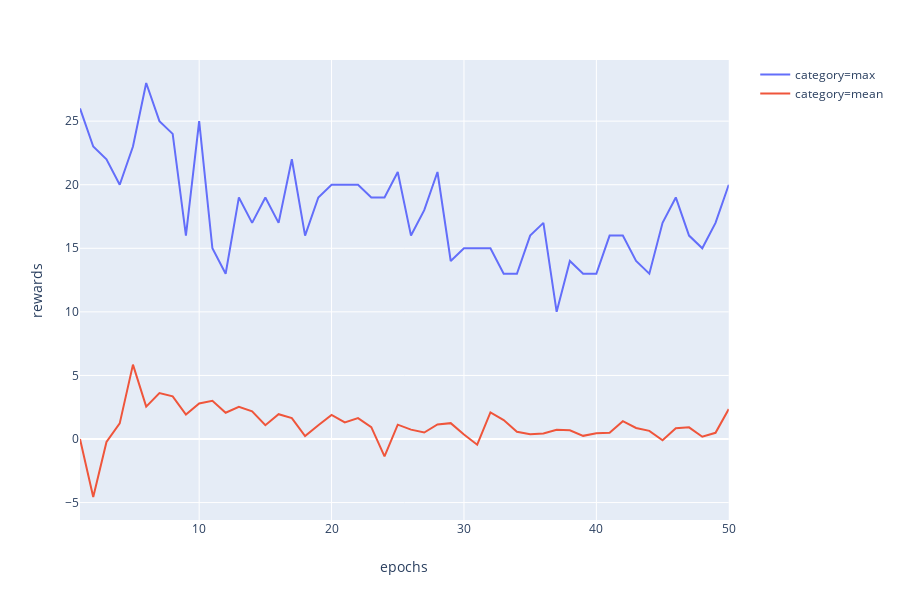

Source (notebook cell):
### Code cell
plot_rewards(experiment_name)

### Figure 1 — Plotly figure (JSON) as saved in the notebook; plotly's stock layout.template omitted (floating-point values rounded to 4 significant figures)
{"data": [{"hoverlabel": {"namelength": 0}, "hovertemplate": "category=max<br>epochs=%{x}<br>rewards=%{y}", "legendgroup": "category=max", "line": {"color": "#636efa", "dash": "solid"}, "mode": "lines", "name": "category=max", "showlegend": true, "type": "scatter", "x": [1, 2, 3, 4, 5, 6, 7, 8, 9, 10, 11, 12, 13, 14, 15, 16, 17, 18, 19, 20, 21, 22, 23, 24, 25, 26, 27, 28, 29, 30, 31, 32, 33, 34, 35, 36, 37, 38, 39, 40, 41, 42, 43, 44, 45, 46, 47, 48, 49, 50], "xaxis": "x", "y": [26, 23, 22, 20, 23, 28, 25, 24, 16, 25, 15, 13, 19, 17, 19, 17, 22, 16, 19, 20, 20, 20, 19, 19, 21, 16, 18, 21, 14, 15, 15, 15, 13, 13, 16, 17, 10, 14, 13, 13, 16, 16, 14, 13, 17, 19, 16, 15, 17, 20], "yaxis": "y"}, {"hoverlabel": {"namelength": 0}, "hovertemplate": "category=mean<br>epochs=%{x}<br>rewards=%{y}", "legendgroup": "category=mean", "line": {"color": "#EF553B", "dash": "solid"}, "mode": "lines", "name": "category=mean", "showlegend": true, "type": "scatter", "x": [1, 2, 3, 4, 5, 6, 7, 8, 9, 10, 11, 12, 13, 14, 15, 16, 17, 18, 19, 20, 21, 22, 23, 24, 25, 26, 27, 28, 29, 30, 31, 32, 33, 34, 35, 36, 37, 38, 39, 40, 41, 42, 43, 44, 45, 46, 47, 48, 49, 50], "xaxis": "x", "y": [0.01, -4.56, -0.23, 1.23, 5.85, 2.55, 3.61, 3.36, 1.92, 2.79, 3, 2.07, 2.54, 2.18, 1.09, 1.95, 1.65, 0.23, 1.09, 1.9, 1.3, 1.64, 0.94, -1.37, 1.13, 0.74, 0.51, 1.15, 1.25, 0.35, -0.45, 2.09, 1.49, 0.57, 0.37, 0.43, 0.72, 0.69, 0.25, 0.46, 0.49, 1.4, 0.87, 0.64, -0.1, 0.85, 0.92, 0.18, 0.49, 2.36], "yaxis": "y"}], "layout": {"height": 600, "legend": {"tracegroupgap": 0}, "margin": {"t": 60}, "xaxis": {"anchor": "y", "domain": [0, 0.98], "title": {"text": "epochs"}}, "yaxis": {"anchor": "x", "domain": [0, 1], "title": {"text": "rewards"}}}}
